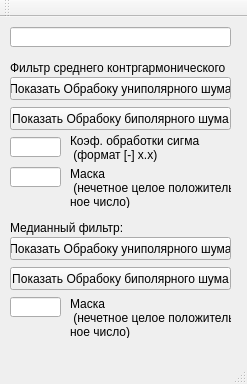
<?xml version="1.0" encoding="UTF-8"?>
<ui version="4.0">
 <class>MainWindow</class>
 <widget class="QMainWindow" name="MainWindow">
  <property name="geometry">
   <rect>
    <x>0</x>
    <y>0</y>
    <width>247</width>
    <height>384</height>
   </rect>
  </property>
  <property name="windowTitle">
   <string>MainWindow</string>
  </property>
  <widget class="QWidget" name="centralWidget">
   <widget class="QLineEdit" name="lineEdit">
    <property name="geometry">
     <rect>
      <x>10</x>
      <y>10</y>
      <width>221</width>
      <height>20</height>
     </rect>
    </property>
   </widget>
   <widget class="QPushButton" name="pushButton_2">
    <property name="geometry">
     <rect>
      <x>10</x>
      <y>60</y>
      <width>221</width>
      <height>23</height>
     </rect>
    </property>
    <property name="text">
     <string>Показать Обрабоку униполярного шума</string>
    </property>
   </widget>
   <widget class="QPushButton" name="pushButton_3">
    <property name="geometry">
     <rect>
      <x>10</x>
      <y>90</y>
      <width>221</width>
      <height>23</height>
     </rect>
    </property>
    <property name="text">
     <string>Показать Обрабоку биполярного шума</string>
    </property>
   </widget>
   <widget class="QLineEdit" name="lineEdit_2">
    <property name="geometry">
     <rect>
      <x>10</x>
      <y>120</y>
      <width>51</width>
      <height>20</height>
     </rect>
    </property>
   </widget>
   <widget class="QLabel" name="label">
    <property name="geometry">
     <rect>
      <x>70</x>
      <y>110</y>
      <width>161</width>
      <height>41</height>
     </rect>
    </property>
    <property name="text">
     <string>Коэф. обработки сигма
 (формат [-] x.x)</string>
    </property>
   </widget>
   <widget class="QLineEdit" name="lineEdit_3">
    <property name="geometry">
     <rect>
      <x>10</x>
      <y>150</y>
      <width>51</width>
      <height>20</height>
     </rect>
    </property>
   </widget>
   <widget class="QLabel" name="label_2">
    <property name="geometry">
     <rect>
      <x>70</x>
      <y>150</y>
      <width>161</width>
      <height>41</height>
     </rect>
    </property>
    <property name="text">
     <string>Маска
 (нечетное целое положитель-
ное число)</string>
    </property>
   </widget>
   <widget class="QLabel" name="label_3">
    <property name="geometry">
     <rect>
      <x>10</x>
      <y>40</y>
      <width>221</width>
      <height>21</height>
     </rect>
    </property>
    <property name="text">
     <string>Фильтр среднего контргармонического</string>
    </property>
   </widget>
   <widget class="QLineEdit" name="lineEdit_4">
    <property name="geometry">
     <rect>
      <x>10</x>
      <y>280</y>
      <width>51</width>
      <height>20</height>
     </rect>
    </property>
   </widget>
   <widget class="QPushButton" name="pushButton_5">
    <property name="geometry">
     <rect>
      <x>10</x>
      <y>250</y>
      <width>221</width>
      <height>23</height>
     </rect>
    </property>
    <property name="text">
     <string>Показать Обрабоку биполярного шума</string>
    </property>
   </widget>
   <widget class="QLabel" name="label_6">
    <property name="geometry">
     <rect>
      <x>10</x>
      <y>200</y>
      <width>221</width>
      <height>21</height>
     </rect>
    </property>
    <property name="text">
     <string>Медианный фильтр:</string>
    </property>
   </widget>
   <widget class="QPushButton" name="pushButton_4">
    <property name="geometry">
     <rect>
      <x>10</x>
      <y>220</y>
      <width>221</width>
      <height>23</height>
     </rect>
    </property>
    <property name="text">
     <string>Показать Обрабоку униполярного шума</string>
    </property>
   </widget>
   <widget class="QLabel" name="label_5">
    <property name="geometry">
     <rect>
      <x>70</x>
      <y>280</y>
      <width>161</width>
      <height>41</height>
     </rect>
    </property>
    <property name="text">
     <string>Маска
 (нечетное целое положитель-
ное число)</string>
    </property>
   </widget>
  </widget>
  <widget class="QToolBar" name="mainToolBar">
   <attribute name="toolBarArea">
    <enum>TopToolBarArea</enum>
   </attribute>
   <attribute name="toolBarBreak">
    <bool>false</bool>
   </attribute>
  </widget>
  <widget class="QStatusBar" name="statusBar"/>
  <widget class="QMenuBar" name="menuBar">
   <property name="geometry">
    <rect>
     <x>0</x>
     <y>0</y>
     <width>247</width>
     <height>21</height>
    </rect>
   </property>
  </widget>
 </widget>
 <layoutdefault spacing="6" margin="11"/>
 <resources/>
 <connections/>
</ui>
